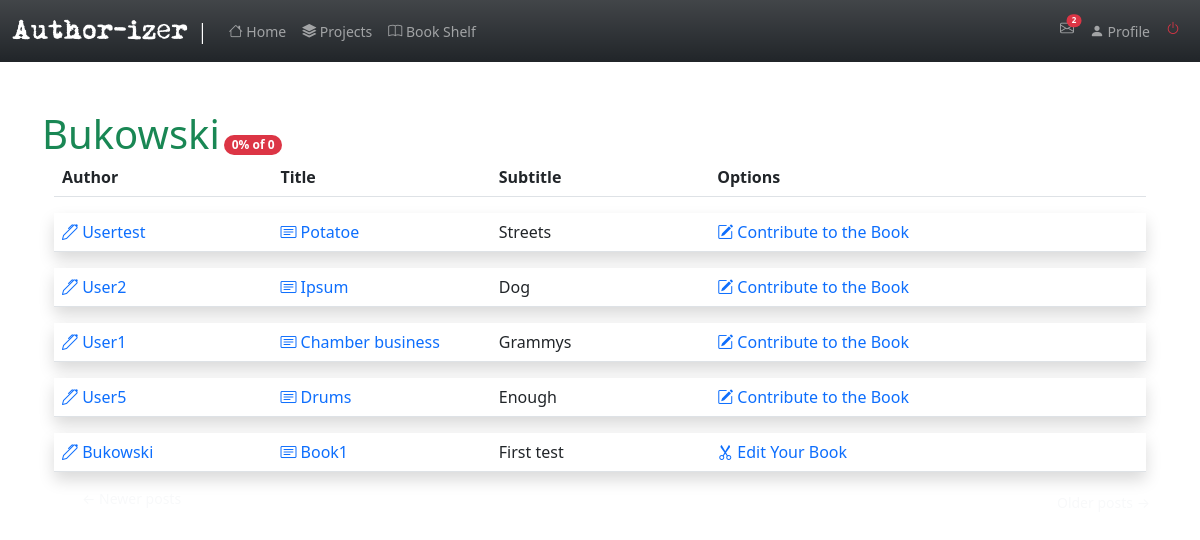
The page /projects (signed in) on the database its author committed.
### app/models.py (models this page shows, shortened)
class User(UserMixin, db.Model):
    id = db.Column(db.Integer, primary_key=True )
    username = db.Column(db.String(64), index=True, unique=True)
    email = db.Column(db.String(120), index=True, unique=True)
    password_hash = db.Column(db.String(128))
    posts = db.relationship('Post', backref='author', lazy='dynamic')
    about_me = db.Column(db.String(200))
    last_seen = db.Column(db.DateTime, default=datetime.utcnow)
    followed = db.relationship(
        'User', secondary=followers,
        primaryjoin=(followers.c.follower_id == id),
        secondaryjoin=(followers.c.followed_id == id),
        backref=db.backref('followers', lazy='dynamic'), lazy='dynamic')
    messages_sent = db.relationship('Message',
                                    foreign_keys='Message.sender_id',
                                    backref='author', lazy='dynamic')
    messages_received = db.relationship('Message',
                                        foreign_keys='Message.recipient_id',
                                        backref='recipient', lazy='dynamic')
    last_message_read_time = db.Column(db.DateTime)
    notifications = db.relationship('Notification', backref='user',
                                    lazy='dynamic')
    def new_messages(self):
        last_read_time = self.last_message_read_time or datetime(1900, 1, 1)
        return Message.query.filter_by(recipient=self).filter(
            Message.timestamp > last_read_time).count()

class SearchableMixin(object):
    @classmethod
    def before_commit(cls, session):
        session._changes = {
            'add': list(session.new),
            'update': list(session.dirty),
            'delete': list(session.deleted)
        }
    @classmethod
    def after_commit(cls, session):
        for obj in session._changes['add']:
            if isinstance(obj, SearchableMixin):
                add_to_index(obj.__tablename__, obj)
        for obj in session._changes['update']:
            if isinstance(obj, SearchableMixin):
                add_to_index(obj.__tablename__, obj)
        for obj in session._changes['delete']:
            if isinstance(obj, SearchableMixin):
                remove_from_index(obj.__tablename__, obj)
        session._changes = None

class Post(SearchableMixin, db.Model):
    __searchable__ = ['body']
    id = db.Column(db.Integer, primary_key=True)
    body = db.Column(db.Text)
    title= db.Column(db.String(140))
    subtitle=db.Column(db.String(200))
    timestamp = db.Column(db.DateTime, index=True, default=datetime.utcnow)
    user_id = db.Column(db.Integer, db.ForeignKey('user.id', ondelete="CASCADE"))
    contributes = db.relationship('Contribute', backref='contrib', lazy='dynamic')
    completed= db.Column(db.Boolean, default=False)

### app/routes.py (the view)
@app.route('/projects')
@login_required
def projects():
    form_2=RatingForm ()
    authorate= user_rating(current_user.username)
    page = request.args.get('page', 1, type=int)
    posts = Post.query.order_by(Post.timestamp.desc()).paginate(
        page, app.config['POSTS_PER_PAGE'], False)
    next_url = url_for('projects', page=posts.next_num) \
        if posts.has_next else None
    prev_url = url_for('projects', page=posts.prev_num) \
        if posts.has_prev else None
    return render_template('index.html', title='Open projects', posts=posts.items, form_2=form_2,
                           next_url=next_url, prev_url=prev_url,authorate=authorate,total=total_rating)

### app/models.py (called while the page is built)
@login.user_loader
def load_user(id):
    return User.query.get(int(id))

### app/rating.py (called while the page is built)
def user_rating(username):
    conts=[]
    contributes=Contribute.query.filter_by(contributor=username).all()
    num=len(contributes)
    for contribute in contributes:
        if contribute.accepted ==1:
            conts.append(contribute)
    acc_len = len(conts)
    if num>0:
        rating=(acc_len*100)/num
        return round(rating,1)
    else:
        return 0

def total_rating(username):
   contributes=Contribute.query.filter_by(contributor=username).all()
   num=len(contributes)
   return num

### app/routes.py (called while the page is built)
@app.before_request
def before_request():
    if current_user.is_authenticated:
        current_user.last_seen = datetime.utcnow()
        db.session.commit()
        g.search_form = SearchForm()

### app/templates/index.html (shortened to what this page needs)
{% extends "base.html" %}
{% import 'bootstrap/form.html' as wtf %}
{% block app_content %}
        <h1 class='text-success d-inline '>{{ current_user.username.capitalize() }}</h1>
        <div class='d-inline col'>
            {%if authorate >=80%}
            <span class='badge bg-success text-wrap rounded-pill '> {{authorate}}% of {{total(username=current_user.username)}}</span>
            {%elif 80>authorate >=50 %}
            <span class='badge bg-warning text-wrap  rounded-pill  '> {{authorate}}% of {{total(username=current_user.username)}}</span>
            {%elif authorate<50 %}
            <span class='badge bg-danger text-wrap rounded-pill '> {{authorate}}% of {{total(username=current_user.username)}} </span>
            {%endif%}
        </div>
    <div class='container'>
    <table class="table">
        <thead>
          <tr class='mb-5 bg-body row-cols-5'>
            <th scope="col-sm-2">Author</th>
            <th scope="col-sm-2">Title</th>
            <th scope="col-sm-2">Subtitle</th>
            <th scope="col-sm-2">Options</th>
            <th scope="col-sm-2">  </th>
          </tr>
        </thead>
    </table>
    </div>
    {% for post in posts %}
        {%if post.completed!=1 %}
        {% include '_post.html' %}
        {%endif%}
    {% endfor %}
    <nav aria-label="...">
        <ul class="pager">
            {% if not prev_url %}
            <li class='btn-sm rounded-pill btn-outline-light d-inline'>
                <a type="button" class="btn-outline-light text-decoration-none" href="{{ prev_url or '#' }}">
                    <span aria-hidden="true">&larr;</span> Newer posts
                </a>
            </li>
            {%elif prev_url%}
            <li class="btn-sm rounded-pill btn-secondary d-inline">
                <a type="button" class="btn-outline-light text-decoration-none" href="{{ prev_url or '#' }}">
                    <span aria-hidden="true">&larr;</span> Newer posts
                </a>
            </li>
            {% endif %}
            {% if not next_url %}
            <li  class='btn-sm rounded-pill btn-outline-light d-inline float-end' >
                <a type="button" class="btn-outline-light text-decoration-none " href="{{ next_url or '#' }}">
                    Older posts <span aria-hidden="true">&rarr;</span>
                </a>
            </li>
            {%elif next_url%}
            <li  class="btn-sm rounded-pill btn-secondary d-inline float-end ">
                <a type="button" class="btn-outline-light text-decoration-none " href="{{ next_url or '#' }}">
                    Older posts <span aria-hidden="true">&rarr;</span>
                </a>
            </li>
            {% endif %}
        </ul>
    </nav>
{% endblock %}

### app/templates/_post.html (shortened to what this page needs)
<div class="container mt-3 ">
<table class="table table-hover ">
    <tr class=' shadow p-3 mb-5 bg-body '>
        <td class=" col-sm-2  ">
            <a class= "text-decoration-none" href="{{ url_for('user', username=post.author.username) }}">
                <span>{{ render_icon('pen') }}</span>
                {{ post.author.username.capitalize() }}
            </a>
        </td>
        <td class="col-sm-2">
            <a class= "text-decoration-none" href="{{ url_for('read_post', id=post.id) }}">
                <span>{{ render_icon('card-text') }}</span>
            {{ post.title.capitalize() }}
            </a>
        </td>
        <td class="col-sm-2 ">
            {{ post.subtitle.capitalize() }}
        </td>
        <td class="col-sm-2">
            {%if post.author.username != current_user.username and not post.completed%}
                <a class= "text-decoration-none" href="{{ url_for('contribute', id=post.id)}}"><span>{{ render_icon('pencil-square') }}</span> Contribute to the Book </a>
            {%elif not post.completed %}
                <a class= "text-decoration-none" href="{{url_for('edit_post' , id=post.id)}}"><span>{{ render_icon('scissors') }}</span> Edit Your Book</a>
            {%endif %}
        </td>
        <td class="col-sm-2 ">
        </td>
    </tr>
</table>
</div>

### rows shown on the page
User: username "Bukowski", username "0"
Post: author.username "Usertest", title "Potatoe", subtitle "Streets"
Post: author.username "User2", title "Ipsum", subtitle "Dog"
Post: author.username "User1", title "Chamber business", subtitle "Grammys"
Post: author.username "User5", title "Drums", subtitle "Enough"
Post: author.username "Bukowski", title "Book1", subtitle "First test"

### other values the page prints
{{ new_messages }} "2"
{{ authorate }} "0"
